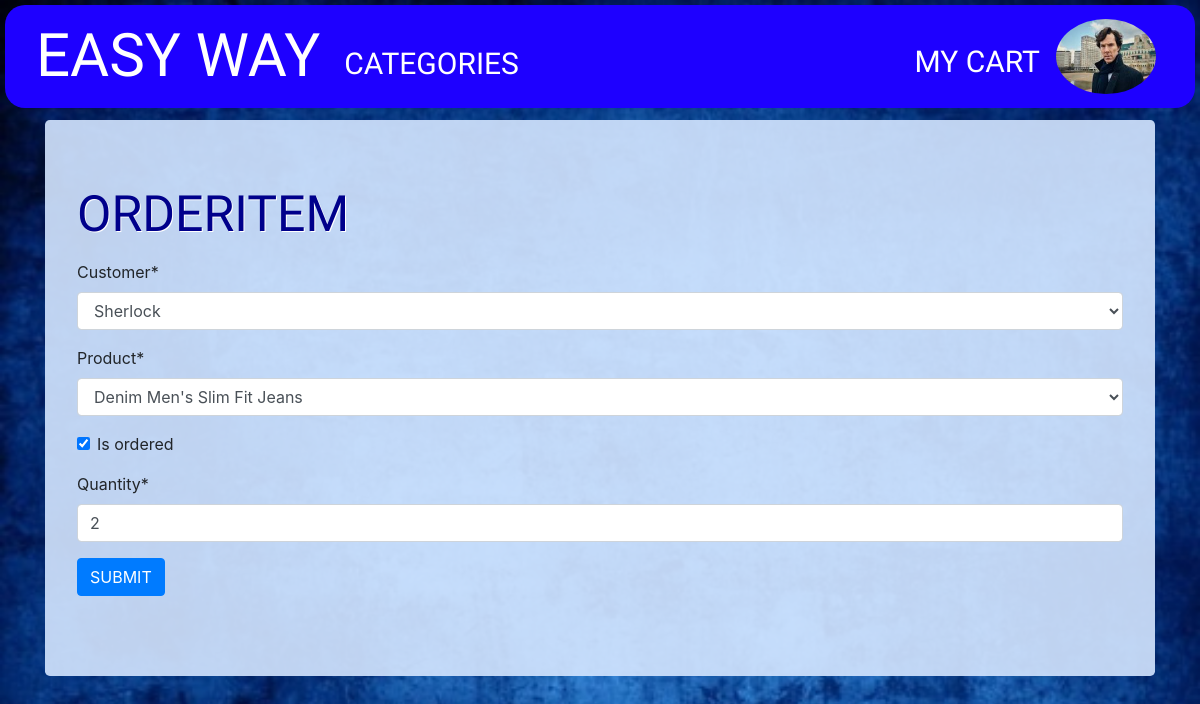
The page /orderitem/20/update/ (signed in) on the database its author committed.
### cart/models.py (models this page shows, shortened)
class Profile(models.Model):
    user = models.OneToOneField(User, on_delete=models.CASCADE)
    image = models.ImageField(default="defaultprofile.png",upload_to='profile_pics')

class Orderitem(models.Model):
    customer = models.ForeignKey(User,on_delete=models.CASCADE)
    product = models.ForeignKey(Product,on_delete=models.CASCADE)
    is_ordered = models.BooleanField(default=False)
    quantity = models.IntegerField(default=1)

### cart/views.py (the view)
# urls.py: path('orderitem/<pk>/update/',OrderitemUpdate.as_view(),name='orderitemupdate'),
class OrderitemUpdate(LoginRequiredMixin,UserPassesTestMixin,SuccessMessageMixin,UpdateView):
    model = Orderitem
    fields = '__all__'
    success_message="Orderitem updated"
    def test_func(self):
        return self.request.user.is_superuser

### cart/models.py (called while the page is built)
    def __str__(self):
        return self.title

### cart/templates/cart/orderitem_form.html (shortened to what this page needs)
{% extends "cart/base.html" %}
{% load crispy_forms_tags %}
{% block content %}
<div class="jumbotron" >
  <h1> ORDERITEM</h1>
  <form  method="post">
      {{ form|crispy }}
      <button type="submit" class="btn btn-primary">SUBMIT</button>
  </form>
</div>
{% endblock %}

### cart/templates/cart/base.html (shortened to what this page needs)
<!DOCTYPE html>
{% load staticfiles %}
<html lang="en" dir="ltr">
  <head>
    <link rel="stylesheet" href="https://stackpath.bootstrapcdn.com/bootstrap/4.3.1/css/bootstrap.min.css">
  </head>
  <body  class=""style="background-image: url('{% static "p.jpg"%}');background-size:cover;background-attachment: fluid;">
    <nav class=" navbar fixed-top navbar-expand-lg " style="background-color:#1e00ff;margin:5px;border-radius:20px;padding-top:1px;padding-bottom:2px">
      <div class="container-fluid">
      <a class="navbar-brand" style="font-size:60px;font-family: 'Changa One', cursive;color:white;" href="{% url 'productlist' %}">EASY WAY</a>
      <div class="collapse navbar-collapse" id="navbarSupportedContent">
 <div class="navbar-nav mr-auto" >
        <a class="nav-item nav-link "style="font-size:30px;font-family: 'Calistoga', cursive;color:white;margin-top:15px" href="{% url 'categorylist' %}">CATEGORIES</a>
</div>
  <div class="navbar-nav ml-auto " >
        {% if user.is_authenticated %}
        <a class="nav-item nav-link" style="font-size:30px;font-family: 'Calistoga', cursive;margin-top:20px;color:white;" href="{% url 'mycart' %}">MY CART</a>
        <a class="nav-item nav-link"  href="{%url 'profile'%}"><img  style="border-radius:50%;height:75px;width:100px"src="{{ request.user.profile.image.url }}" ></a>
        {% else %}
        <a class="nav-item nav-link" style="font-size:30px;font-family: 'Calistoga', cursive;color:white;" href="{% url 'login' %}">LOGIN</a>
        <a class="nav-item nav-link" style="font-size:30px;font-family: 'Calistoga', cursive;color:white;" href="{% url 'register' %}">REGISTER</a>
        {% endif %}
</div>
</div>
    </div>
    </nav>
<div class="container" style="margin-top:150">
    {% block content %}
    {% endblock %}
  </div>
  </body>
</html>

### cart/templates/cart/base.html (style rules this page uses)
h1 { color:darkblue; text-shadow: 1px 1px #ffffff ; font-family: 'Calistoga'; font-size:50px; }
.jumbotron { background:rgba(212, 230, 255, 0.9) }

### rows shown on the page
Orderitem: customer "Sherlock", product "Denim Men's Slim Fit Jeans", is_ordered "☑", quantity "2"
